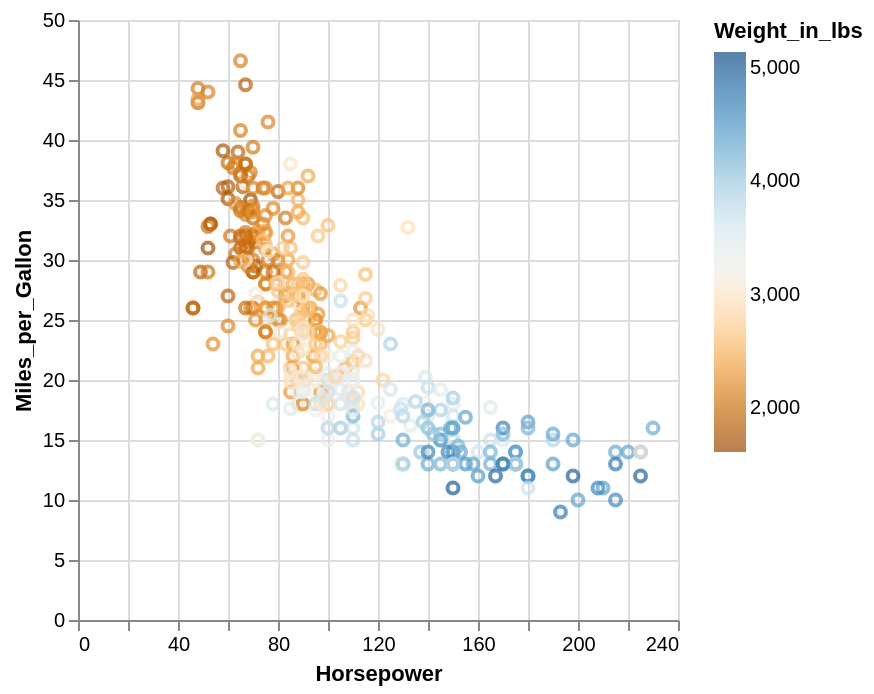

Vega-Lite specification stored for this chart:
### Vega-Lite specification from a JSON file in a GitHub repository (floating-point values rounded to 4 significant figures; data arrays with more than 128 entries replaced by an {"elided": "..."} marker saying what was removed)
{"$schema": "https://vega.github.io/schema/vega-lite/v4.json", "description": "A bubbleplot showing horsepower on x, miles per gallons on y, and weight with a diverging color scale.", "data": {"values": {"elided": "406 records"}}, "mark": "point", "encoding": {"x": {"field": "Horsepower", "type": "quantitative"}, "y": {"field": "Miles_per_Gallon", "type": "quantitative"}, "color": {"field": "Weight_in_lbs", "type": "quantitative", "scale": {"domainMid": 3250, "range": "diverging"}}}}
